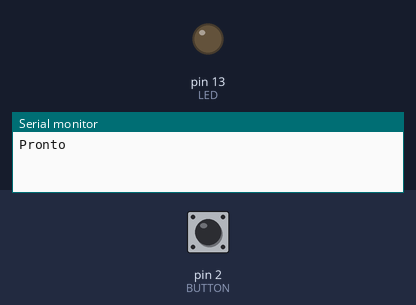
A sketch run on a simulated Arduino Uno, built with avr-gcc and run on an emulated ATmega328P. Parts: output pins drawn as LEDs (lit = HIGH), the last lines printed to the serial monitor. The test bench sets the inputs (shaded band); at power-on: pin 2 (BUTTON) HIGH.

Above: at 1.2 s.
1.3 s: pin 2 (BUTTON) pulled LOW for 0.15 s
At 1.37 s:
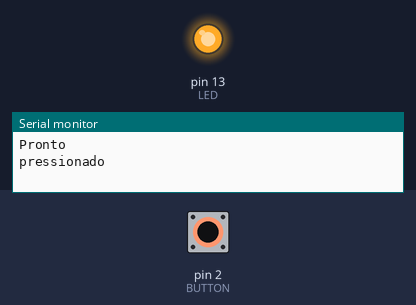
2.9 s: pin 2 (BUTTON) pulled LOW for 3.2 s
At 6.6 s:
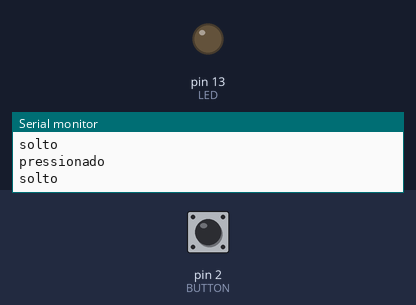
Timing chart, 0 to 8.1 s (numbered marks = the images above; inputs shaded):
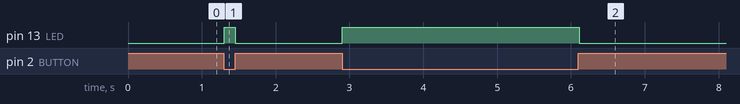

The sketch:

sketch.ino
```cpp
// Botão no pino 2 (INPUT_PULLUP, ativo em LOW) controla o LED no pino 13.
const int BUTTON = 2;
const int LED = 13;
bool lastPressed = false;

void setup() {
  pinMode(BUTTON, INPUT_PULLUP);
  pinMode(LED, OUTPUT);
  Serial.begin(9600);
  Serial.println("Pronto");
}

void loop() {
  bool pressed = digitalRead(BUTTON) == LOW;
  digitalWrite(LED, pressed ? HIGH : LOW);
  if (pressed != lastPressed) {
    Serial.println(pressed ? "pressionado" : "solto");
    lastPressed = pressed;
  }
  delay(10);
}
```

Measured:
- after the input at 1.3 s, pin 13 (LED): LOW → HIGH at once, → LOW 0.15 s later
- after the input at 2.9 s, pin 13 (LED): LOW → HIGH at once, → LOW 3.2 s later
